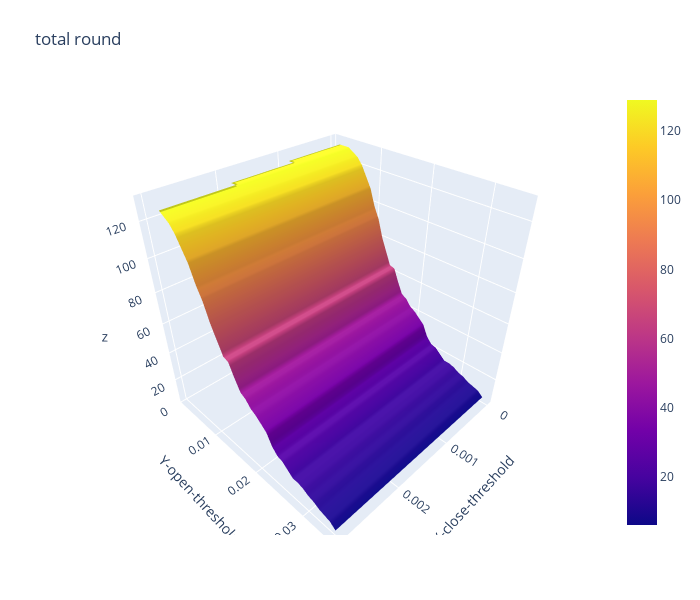

The notebook cell this image was saved under:
### Code cell
import plotly.graph_objects as go

x_data = df_total_round.columns.to_list() # close threshold

y_data = df_total_round.index.to_list() # open threshold

z_data = df_total_round.copy(deep=True) # win rate

fig = go.Figure(data=[go.Surface(z=z_data.values,x=x_data,y=y_data)])

fig.update_layout(title="total round", # 标题
                  autosize=False,  # 尺度自动缩放
                  width=700,  # 长宽
                  height=600,
                  margin=dict(l=65,r=50,b=65,t=90),  # 4个位置的距离
                  scene=dict(xaxis_title='X-close-threshold',yaxis_title='Y-open-threshold')
                 )

fig.show()

### Figure 1 — Plotly figure (JSON) as saved in the notebook; plotly's stock layout.template omitted (floating-point values rounded to 4 significant figures; data arrays with more than 128 entries replaced by an {"elided": "..."} marker saying what was removed)
{"data": [{"type": "surface", "x": [0, 0.001, 0.002, 0.003], "y": [0.001, 0.002, 0.003, 0.004, 0.005, 0.006, 0.007, 0.008, 0.009, 0.01, 0.011, 0.012, 0.013, 0.014, 0.015, 0.016, 0.017, 0.018, 0.019, 0.02, 0.021, 0.022, 0.023, 0.024, 0.025, 0.026, 0.027, 0.028, 0.029, 0.03, 0.031, 0.032, 0.033, 0.034, 0.035], "z": {"elided": "35x4 int values"}}], "layout": {"autosize": false, "height": 600, "margin": {"b": 65, "l": 65, "r": 50, "t": 90}, "scene": {"xaxis": {"title": {"text": "X-close-threshold"}}, "yaxis": {"title": {"text": "Y-open-threshold"}}}, "title": {"text": "total round"}, "width": 700}}
